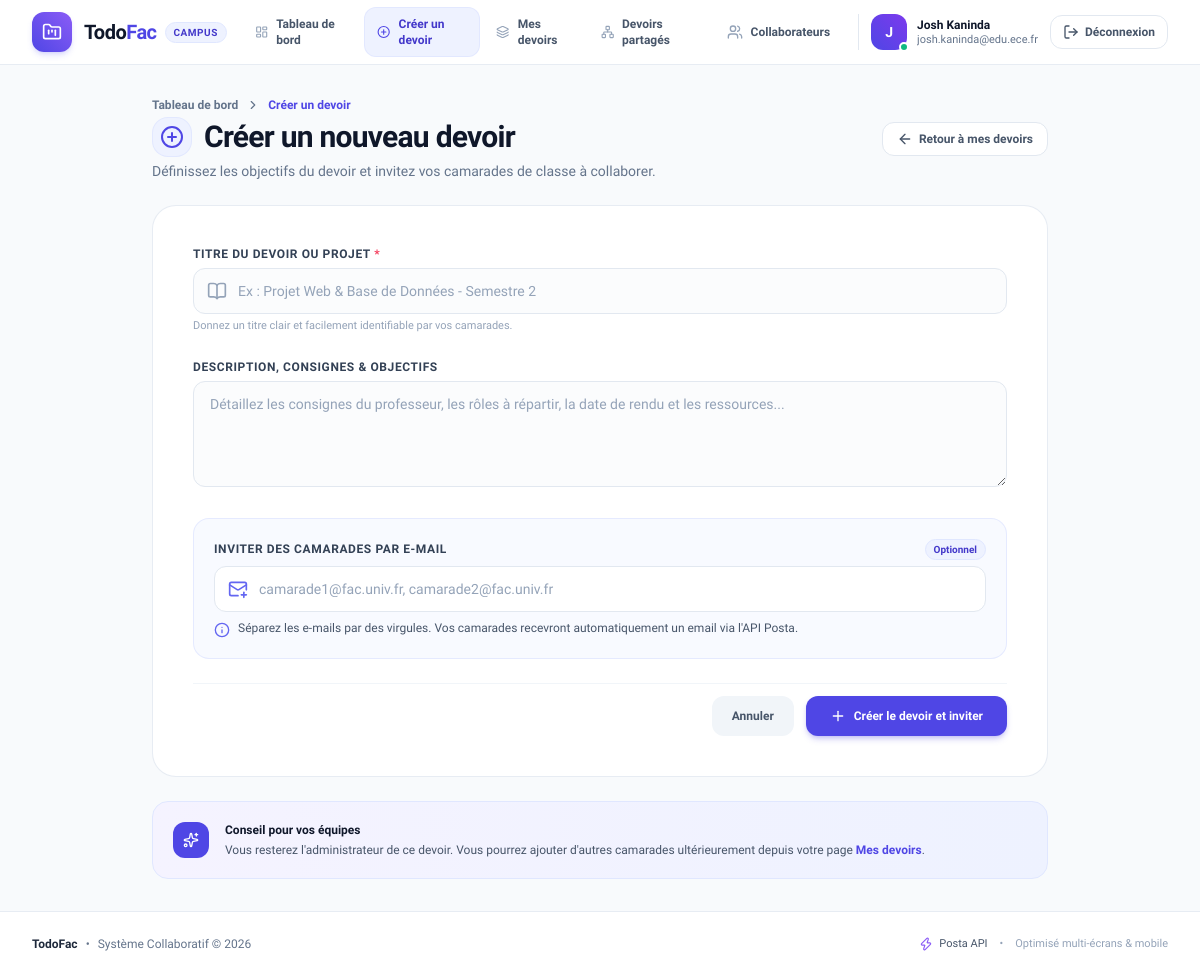
Page /creer-devoir (signed in) on the committed database.
### app.py (models this page shows, shortened)
class User(UserMixin, db.Model):
    __tablename__ = "user"
    id = db.Column(db.Integer, primary_key=True)
    nom = db.Column(db.String(100), nullable=False)
    email = db.Column(db.String(120), unique=True, nullable=False, index=True)
    password_hash = db.Column(db.String(255), nullable=True)
    date_creation = db.Column(db.DateTime, default=lambda: datetime.now(timezone.utc))
    projets_administres = db.relationship(
        "Projet", backref="admin", lazy=True, cascade="all, delete-orphan"
    )
    participations = db.relationship(
        "Invitation", backref="user", lazy=True, cascade="all, delete-orphan"
    )

### app.py (the view, shortened to what this page needs)
@app.route("/creer-devoir", methods=["GET", "POST"])
@login_required
def creer_devoir():
    return render_template("creer_devoir.html")

### app.py (called while the page is built)
@login_manager.user_loader
def load_user(user_id):
    return db.session.get(User, int(user_id))

@app.context_processor
def inject_globals():
    if current_user.is_authenticated:
        pending_count = Invitation.query.filter_by(
            user_id=current_user.id, statut="en_attente"
        ).count()
        return {"pending_invitations_count": pending_count}
    return {"pending_invitations_count": 0}

### templates/creer_devoir.html (shortened to what this page needs)
{% extends "base.html" %}
{% block content %}
<div class="max-w-4xl mx-auto space-y-5 sm:space-y-6">
    <div class="flex flex-col sm:flex-row sm:items-center sm:justify-between gap-3 sm:gap-4">
        <div>
            <div class="flex items-center gap-2 text-xs font-semibold text-slate-500 mb-1">
                <a href="{{ url_for('index') }}" class="hover:text-indigo-600 transition">Tableau de bord</a>
                <i data-lucide="chevron-right" class="w-3.5 h-3.5"></i>
                <span class="text-indigo-600">Créer un devoir</span>
            </div>
            <h1 class="text-xl xs:text-2xl sm:text-3xl font-extrabold text-slate-900 tracking-tight flex items-center gap-2.5 sm:gap-3">
                <span class="w-9 h-9 sm:w-10 sm:h-10 rounded-xl sm:rounded-2xl bg-indigo-50 text-indigo-600 flex items-center justify-center border border-indigo-100/80 shrink-0">
                    <i data-lucide="plus-circle" class="w-5 h-5 sm:w-6 sm:h-6"></i>
                </span>
                <span>Créer un nouveau devoir</span>
            </h1>
            <p class="text-xs sm:text-sm text-slate-500 mt-1">
                Définissez les objectifs du devoir et invitez vos camarades de classe à collaborer.
            </p>
        </div>
        <a href="{{ url_for('mes_devoirs') }}" class="inline-flex items-center justify-center gap-1.5 px-3.5 py-2 rounded-xl text-xs font-bold text-slate-600 bg-white hover:bg-slate-100 border border-slate-200 shadow-2xs transition self-start sm:self-auto w-full sm:w-auto text-center">
            <i data-lucide="arrow-left" class="w-4 h-4"></i>
            <span>Retour à mes devoirs</span>
        </a>
    </div>
    <div class="bg-white rounded-2xl sm:rounded-3xl border border-slate-200/80 p-4 xs:p-6 sm:p-10 shadow-xs">
        <form action="{{ url_for('creer_devoir') }}" method="POST" class="space-y-5 sm:space-y-6">
            <div>
                <label for="titre" class="block text-xs font-bold uppercase tracking-wider text-slate-700 mb-1.5">
                    Titre du devoir ou projet <span class="text-rose-500">*</span>
                </label>
                <div class="relative">
                    <div class="absolute inset-y-0 left-0 pl-3.5 flex items-center pointer-events-none text-slate-400">
                        <i data-lucide="book-open" class="w-4 h-4 sm:w-5 sm:h-5"></i>
                    </div>
                    <input type="text"
                           id="titre"
                           name="titre"
                           required
                           autofocus
                           placeholder="Ex : Projet Web &amp; Base de Données - Semestre 2"
                           class="w-full pl-10 sm:pl-11 pr-4 py-2.5 sm:py-3 rounded-xl border border-slate-200 bg-slate-50/50 text-slate-900 text-base sm:text-sm focus:bg-white focus:ring-2 focus:ring-indigo-500/20 focus:border-indigo-600 outline-none transition-all placeholder:text-slate-400">
                </div>
                <p class="text-[11px] text-slate-400 mt-1">Donnez un titre clair et facilement identifiable par vos camarades.</p>
            </div>
            <div>
                <label for="description" class="block text-xs font-bold uppercase tracking-wider text-slate-700 mb-1.5">
                    Description, Consignes &amp; Objectifs
                </label>
                <textarea id="description"
                          name="description"
                          rows="4"
                          placeholder="Détaillez les consignes du professeur, les rôles à répartir, la date de rendu et les ressources..."
                          class="w-full px-3.5 sm:px-4 py-2.5 sm:py-3 rounded-xl border border-slate-200 bg-slate-50/50 text-slate-900 text-base sm:text-sm focus:bg-white focus:ring-2 focus:ring-indigo-500/20 focus:border-indigo-600 outline-none transition-all placeholder:text-slate-400"></textarea>
            </div>
            <div class="bg-indigo-50/40 rounded-2xl p-4 sm:p-5 border border-indigo-100/80">
                <div class="flex items-center justify-between mb-1.5">
                    <label for="emails" class="block text-xs font-bold uppercase tracking-wider text-slate-700">
                        Inviter des camarades par e-mail
                    </label>
                    <span class="text-[10px] font-semibold text-indigo-700 bg-indigo-50 px-2 py-0.5 rounded-full border border-indigo-100">
                        Optionnel
                    </span>
                </div>
                <div class="relative">
                    <div class="absolute inset-y-0 left-0 pl-3.5 flex items-center pointer-events-none text-slate-400">
                    </div>
                    <input type="text"
                           id="emails"
                           name="emails"
                           placeholder="camarade1@fac.univ.fr, camarade2@fac.univ.fr"
                           class="w-full pl-10 sm:pl-11 pr-4 py-2.5 sm:py-3 rounded-xl border border-slate-200 bg-white text-slate-900 text-base sm:text-sm focus:ring-2 focus:ring-indigo-500/20 focus:border-indigo-600 outline-none transition-all placeholder:text-slate-400">
                </div>
                <div class="mt-2 flex items-start gap-2 text-xs text-slate-600">
                    <i data-lucide="info" class="w-4 h-4 text-indigo-500 shrink-0 mt-0.5"></i>
                    <p class="text-[11px] sm:text-xs">
                        Séparez les e-mails par des virgules. Vos camarades recevront automatiquement un email via l'API Posta.
                    </p>
                </div>
            </div>
            <div class="pt-3 border-t border-slate-100 flex flex-col-reverse sm:flex-row items-stretch sm:items-center justify-end gap-2.5 sm:gap-3">
                <a href="{{ url_for('mes_devoirs') }}"
                   class="px-5 py-3 rounded-xl text-xs font-bold text-slate-600 hover:text-slate-800 bg-slate-100 hover:bg-slate-200 text-center transition">
                    Annuler
                </a>
                <button type="submit"
                        class="inline-flex items-center justify-center gap-2 px-6 py-3 rounded-xl text-xs font-bold text-white bg-indigo-600 hover:bg-indigo-700 shadow-md shadow-indigo-600/25 transition-all duration-200 active:scale-98">
                    <i data-lucide="plus" class="w-4 h-4"></i>
                    <span>Créer le devoir et inviter</span>
                </button>
            </div>
        </form>
    </div>
    <div class="bg-gradient-to-r from-violet-50 to-indigo-50 rounded-2xl border border-indigo-100 p-4 sm:p-5 flex items-start gap-3 sm:gap-4">
        <div class="w-8 h-8 sm:w-9 sm:h-9 rounded-xl bg-indigo-600 text-white flex items-center justify-center shrink-0">
            <i data-lucide="sparkles" class="w-4 h-4"></i>
        </div>
        <div class="text-xs text-slate-600 space-y-1">
            <h4 class="font-bold text-slate-900">Conseil pour vos équipes</h4>
            <p class="text-[11px] sm:text-xs">
                Vous resterez l'administrateur de ce devoir. Vous pourrez ajouter d'autres camarades ultérieurement depuis votre page <a href="{{ url_for('mes_devoirs') }}" class="font-bold text-indigo-600 hover:underline">Mes devoirs</a>.
            </p>
        </div>
    </div>
</div>
{% endblock %}

### templates/base.html (shortened to what this page needs)
<!DOCTYPE html>
<html lang="fr" class="h-full bg-slate-50/60">
<head>
    <script src="https://cdn.tailwindcss.com"></script>
</head>
<body class="min-h-full flex flex-col font-sans antialiased text-slate-800 bg-slate-50/50 selection:bg-indigo-500 selection:text-white pb-20 lg:pb-0">
    <header class="sticky top-0 z-40 bg-white/90 backdrop-blur-xl border-b border-slate-200/80 shadow-2xs">
        <div class="max-w-7xl mx-auto px-3.5 sm:px-6 lg:px-8">
            <div class="h-16 flex items-center justify-between gap-2 sm:gap-4">
                <div class="flex items-center gap-2.5 sm:gap-3 shrink-0">
                    <a href="{{ url_for('index') }}" class="flex items-center gap-2.5 sm:gap-3 group">
                        <div class="w-9 h-9 sm:w-10 sm:h-10 rounded-xl bg-gradient-to-tr from-indigo-600 to-violet-500 text-white flex items-center justify-center shadow-md shadow-indigo-500/20 group-hover:scale-105 transition-transform duration-200">
                            <i data-lucide="folder-kanban" class="w-5 h-5"></i>
                        </div>
                        <div class="flex items-center gap-1.5 sm:gap-2">
                            <span class="text-lg sm:text-xl font-extrabold tracking-tight text-slate-900">Todo<span class="text-indigo-600">Fac</span></span>
                            <span class="hidden xs:inline-flex items-center gap-1 text-[10px] font-bold uppercase tracking-wider bg-indigo-50 text-indigo-700 px-2 py-0.5 rounded-full border border-indigo-100">
                                Campus
                            </span>
                        </div>
                    </a>
                </div>
                <nav class="hidden lg:flex items-center gap-1">
                    <a href="{{ url_for('index') }}"
                       class="inline-flex items-center gap-2 px-3 py-2 rounded-xl text-xs font-bold transition-all duration-200 {% if request.endpoint == 'index' %}bg-indigo-50 text-indigo-700 border border-indigo-100/80 shadow-2xs{% else %}text-slate-600 hover:text-slate-900 hover:bg-slate-100/80{% endif %}">
                        <i data-lucide="layout-dashboard" class="w-4 h-4 {% if request.endpoint == 'index' %}text-indigo-600{% else %}text-slate-400{% endif %}"></i>
                        <span>Tableau de bord</span>
                    </a>
                    <a href="{{ url_for('creer_devoir') }}"
                       class="inline-flex items-center gap-2 px-3 py-2 rounded-xl text-xs font-bold transition-all duration-200 {% if request.endpoint == 'creer_devoir' %}bg-indigo-50 text-indigo-700 border border-indigo-100/80 shadow-2xs{% else %}text-slate-600 hover:text-slate-900 hover:bg-slate-100/80{% endif %}">
                        <i data-lucide="plus-circle" class="w-4 h-4 {% if request.endpoint == 'creer_devoir' %}text-indigo-600{% else %}text-slate-400{% endif %}"></i>
                        <span>Créer un devoir</span>
                    </a>
                    <a href="{{ url_for('mes_devoirs') }}"
                       class="inline-flex items-center gap-2 px-3 py-2 rounded-xl text-xs font-bold transition-all duration-200 {% if request.endpoint == 'mes_devoirs' %}bg-indigo-50 text-indigo-700 border border-indigo-100/80 shadow-2xs{% else %}text-slate-600 hover:text-slate-900 hover:bg-slate-100/80{% endif %}">
                        <i data-lucide="layers" class="w-4 h-4 {% if request.endpoint == 'mes_devoirs' %}text-indigo-600{% else %}text-slate-400{% endif %}"></i>
                        <span>Mes devoirs</span>
                    </a>
                    <a href="{{ url_for('devoirs_partages') }}"
                       class="inline-flex items-center gap-2 px-3 py-2 rounded-xl text-xs font-bold transition-all duration-200 {% if request.endpoint == 'devoirs_partages' %}bg-indigo-50 text-indigo-700 border border-indigo-100/80 shadow-2xs{% else %}text-slate-600 hover:text-slate-900 hover:bg-slate-100/80{% endif %}">
                        <i data-lucide="network" class="w-4 h-4 {% if request.endpoint == 'devoirs_partages' %}text-indigo-600{% else %}text-slate-400{% endif %}"></i>
                        <span>Devoirs partagés</span>
                    </a>
                    <a href="{{ url_for('collaborateurs') }}"
                       class="inline-flex items-center gap-2 px-3 py-2 rounded-xl text-xs font-bold transition-all duration-200 {% if request.endpoint == 'collaborateurs' %}bg-indigo-50 text-indigo-700 border border-indigo-100/80 shadow-2xs{% else %}text-slate-600 hover:text-slate-900 hover:bg-slate-100/80{% endif %}">
                        <i data-lucide="users" class="w-4 h-4 {% if request.endpoint == 'collaborateurs' %}text-indigo-600{% else %}text-slate-400{% endif %}"></i>
                        <span>Collaborateurs</span>
                    </a>
                </nav>
                <div class="flex items-center gap-2 sm:gap-3">
                    <div class="flex items-center gap-2 sm:gap-2.5 pl-2 sm:pl-3 sm:border-l sm:border-slate-200">
                        <div class="relative shrink-0">
                            <div class="w-8 h-8 sm:w-9 sm:h-9 rounded-xl bg-gradient-to-tr from-indigo-600 to-violet-600 text-white flex items-center justify-center font-bold text-xs sm:text-sm shadow-xs">
                                {{ current_user.nom[0]|upper }}
                            </div>
                            <span class="absolute -bottom-0.5 -right-0.5 w-2.5 h-2.5 bg-emerald-500 border-2 border-white rounded-full"></span>
                        </div>
                        <div class="hidden sm:block text-left min-w-0 max-w-[130px] md:max-w-[170px]">
                            <p class="text-xs font-bold text-slate-900 leading-tight truncate">{{ current_user.nom }}</p>
                            <p class="text-[11px] text-slate-500 leading-tight truncate" title="{{ current_user.email }}">{{ current_user.email }}</p>
                        </div>
                    </div>
                    <a href="{{ url_for('logout') }}"
                       title="Se déconnecter"
                       class="inline-flex items-center gap-1.5 text-xs font-semibold text-slate-600 hover:text-rose-600 bg-white hover:bg-rose-50 px-2.5 sm:px-3 py-2 rounded-xl border border-slate-200 hover:border-rose-200 transition-all shadow-2xs shrink-0">
                        <i data-lucide="log-out" class="w-4 h-4"></i>
                        <span class="hidden md:inline">Déconnexion</span>
                    </a>
                </div>
            </div>
        </div>
    </header>
    <main class="flex-grow max-w-7xl mx-auto px-3.5 sm:px-6 lg:px-8 py-5 sm:py-8 w-full space-y-5 sm:space-y-6">
        {% block content %}{% endblock %}
    </main>
    <footer class="bg-white border-t border-slate-200/80 py-6 text-xs text-slate-500 mt-auto">
        <div class="max-w-7xl mx-auto px-4 sm:px-6 lg:px-8 flex flex-col sm:flex-row items-center justify-between gap-3 text-center sm:text-left">
            <div class="flex items-center justify-center sm:justify-start gap-2 flex-wrap">
                <span class="font-extrabold text-slate-800">TodoFac</span>
                <span>&bull;</span>
                <span>Système Collaboratif &copy; 2026</span>
            </div>
            <div class="flex items-center justify-center sm:justify-end gap-3 text-slate-400 text-[11px]">
                <span class="flex items-center gap-1.5 text-slate-600 font-medium">
                    <i data-lucide="zap" class="w-3.5 h-3.5 text-violet-500"></i>
                    Posta API
                </span>
                <span>&bull;</span>
                <span>Optimisé multi-écrans &amp; mobile</span>
            </div>
        </div>
    </footer>
</body>
</html>

### templates/base.html (style rules this page uses)
html, body { overflow-x: hidden; max-width: 100vw; }

### rows in the picture
User: nom "J", nom "Josh Kaninda", email "josh.kaninda@edu.ece.fr"
